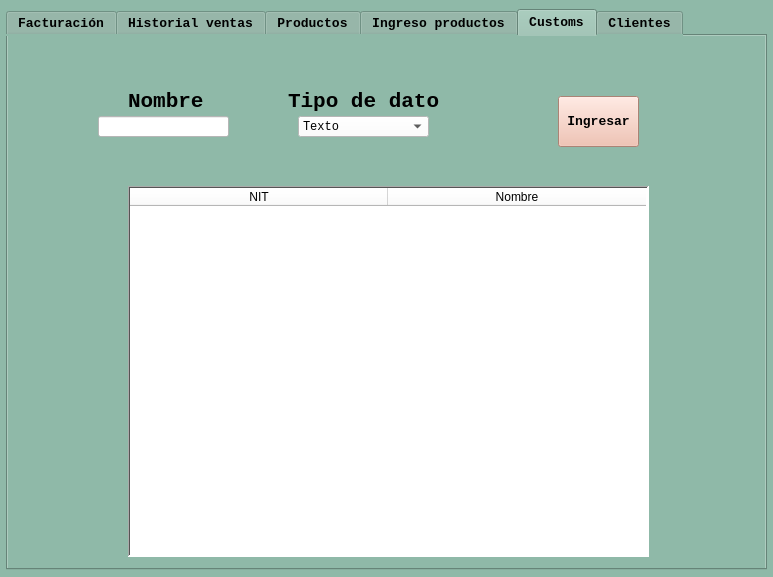
<?xml version="1.0" encoding="UTF-8"?>
<ui version="4.0">
 <class>MainWindow</class>
 <widget class="QMainWindow" name="MainWindow">
  <property name="geometry">
   <rect>
    <x>0</x>
    <y>0</y>
    <width>773</width>
    <height>577</height>
   </rect>
  </property>
  <property name="palette">
   <palette>
    <active>
     <colorrole role="Button">
      <brush brushstyle="SolidPattern">
       <color alpha="255">
        <red>143</red>
        <green>185</green>
        <blue>168</blue>
       </color>
      </brush>
     </colorrole>
     <colorrole role="Base">
      <brush brushstyle="SolidPattern">
       <color alpha="255">
        <red>143</red>
        <green>185</green>
        <blue>168</blue>
       </color>
      </brush>
     </colorrole>
     <colorrole role="Window">
      <brush brushstyle="SolidPattern">
       <color alpha="255">
        <red>143</red>
        <green>185</green>
        <blue>168</blue>
       </color>
      </brush>
     </colorrole>
    </active>
    <inactive>
     <colorrole role="Button">
      <brush brushstyle="SolidPattern">
       <color alpha="255">
        <red>143</red>
        <green>185</green>
        <blue>168</blue>
       </color>
      </brush>
     </colorrole>
     <colorrole role="Base">
      <brush brushstyle="SolidPattern">
       <color alpha="255">
        <red>143</red>
        <green>185</green>
        <blue>168</blue>
       </color>
      </brush>
     </colorrole>
     <colorrole role="Window">
      <brush brushstyle="SolidPattern">
       <color alpha="255">
        <red>143</red>
        <green>185</green>
        <blue>168</blue>
       </color>
      </brush>
     </colorrole>
    </inactive>
    <disabled>
     <colorrole role="Button">
      <brush brushstyle="SolidPattern">
       <color alpha="255">
        <red>143</red>
        <green>185</green>
        <blue>168</blue>
       </color>
      </brush>
     </colorrole>
     <colorrole role="Base">
      <brush brushstyle="SolidPattern">
       <color alpha="255">
        <red>143</red>
        <green>185</green>
        <blue>168</blue>
       </color>
      </brush>
     </colorrole>
     <colorrole role="Window">
      <brush brushstyle="SolidPattern">
       <color alpha="255">
        <red>143</red>
        <green>185</green>
        <blue>168</blue>
       </color>
      </brush>
     </colorrole>
    </disabled>
   </palette>
  </property>
  <property name="windowTitle">
   <string>Ventas</string>
  </property>
  <property name="styleSheet">
   <string notr="true">background-color: rgb(143, 185, 168)</string>
  </property>
  <widget class="QWidget" name="centralwidget">
   <widget class="QTabWidget" name="tabWidget">
    <property name="geometry">
     <rect>
      <x>6</x>
      <y>9</y>
      <width>761</width>
      <height>561</height>
     </rect>
    </property>
    <property name="font">
     <font>
      <family>Courier New</family>
      <pointsize>10</pointsize>
      <weight>75</weight>
      <bold>true</bold>
     </font>
    </property>
    <property name="styleSheet">
     <string notr="true"/>
    </property>
    <property name="currentIndex">
     <number>4</number>
    </property>
    <widget class="QWidget" name="tabFacturacion">
     <property name="font">
      <font>
       <family>Courier New</family>
       <pointsize>10</pointsize>
       <weight>75</weight>
       <bold>true</bold>
      </font>
     </property>
     <property name="styleSheet">
      <string notr="true">alternate-background-color: rgb(85, 255, 0);</string>
     </property>
     <attribute name="title">
      <string>Facturación</string>
     </attribute>
     <widget class="QLabel" name="labelNit">
      <property name="geometry">
       <rect>
        <x>170</x>
        <y>30</y>
        <width>51</width>
        <height>21</height>
       </rect>
      </property>
      <property name="font">
       <font>
        <family>Courier New</family>
        <pointsize>16</pointsize>
        <weight>75</weight>
        <bold>true</bold>
       </font>
      </property>
      <property name="text">
       <string>NIT</string>
      </property>
     </widget>
     <widget class="QLabel" name="labelidProd">
      <property name="geometry">
       <rect>
        <x>110</x>
        <y>110</y>
        <width>161</width>
        <height>31</height>
       </rect>
      </property>
      <property name="font">
       <font>
        <family>Courier New</family>
        <pointsize>16</pointsize>
        <weight>75</weight>
        <bold>true</bold>
       </font>
      </property>
      <property name="text">
       <string>ID Producto</string>
      </property>
     </widget>
     <widget class="QLabel" name="labelNombre">
      <property name="geometry">
       <rect>
        <x>340</x>
        <y>30</y>
        <width>71</width>
        <height>21</height>
       </rect>
      </property>
      <property name="font">
       <font>
        <family>Courier New</family>
        <pointsize>14</pointsize>
        <weight>75</weight>
        <bold>true</bold>
       </font>
      </property>
      <property name="text">
       <string>Nombre</string>
      </property>
     </widget>
     <widget class="QLabel" name="labelCantidad">
      <property name="geometry">
       <rect>
        <x>320</x>
        <y>110</y>
        <width>111</width>
        <height>31</height>
       </rect>
      </property>
      <property name="font">
       <font>
        <family>Courier New</family>
        <pointsize>16</pointsize>
        <weight>75</weight>
        <bold>true</bold>
       </font>
      </property>
      <property name="text">
       <string>Cantidad</string>
      </property>
     </widget>
     <widget class="QLineEdit" name="le_facturacion_nit">
      <property name="geometry">
       <rect>
        <x>120</x>
        <y>60</y>
        <width>131</width>
        <height>21</height>
       </rect>
      </property>
      <property name="font">
       <font>
        <family>Courier New</family>
       </font>
      </property>
      <property name="styleSheet">
       <string notr="true">background-color: rgb(255, 255, 255)</string>
      </property>
     </widget>
     <widget class="QLineEdit" name="le_facturacion_idproducto">
      <property name="enabled">
       <bool>false</bool>
      </property>
      <property name="geometry">
       <rect>
        <x>120</x>
        <y>140</y>
        <width>131</width>
        <height>21</height>
       </rect>
      </property>
      <property name="font">
       <font>
        <family>Courier New</family>
       </font>
      </property>
      <property name="styleSheet">
       <string notr="true">background-color: rgb(255, 255, 255)</string>
      </property>
     </widget>
     <widget class="QLineEdit" name="le_facturacion_cantidad">
      <property name="enabled">
       <bool>false</bool>
      </property>
      <property name="geometry">
       <rect>
        <x>310</x>
        <y>140</y>
        <width>131</width>
        <height>21</height>
       </rect>
      </property>
      <property name="font">
       <font>
        <family>Courier New</family>
       </font>
      </property>
      <property name="styleSheet">
       <string notr="true">background-color: rgb(255, 255, 255)</string>
      </property>
     </widget>
     <widget class="QLineEdit" name="le_facturacion_nombre">
      <property name="enabled">
       <bool>false</bool>
      </property>
      <property name="geometry">
       <rect>
        <x>310</x>
        <y>60</y>
        <width>131</width>
        <height>21</height>
       </rect>
      </property>
      <property name="font">
       <font>
        <family>Courier New</family>
       </font>
      </property>
      <property name="styleSheet">
       <string notr="true">background-color: rgb(255, 255, 255)</string>
      </property>
     </widget>
     <widget class="QPushButton" name="pb_facturacion_ingresar">
      <property name="geometry">
       <rect>
        <x>510</x>
        <y>70</y>
        <width>81</width>
        <height>51</height>
       </rect>
      </property>
      <property name="font">
       <font>
        <family>Courier New</family>
        <pointsize>10</pointsize>
        <weight>75</weight>
        <bold>true</bold>
       </font>
      </property>
      <property name="styleSheet">
       <string notr="true">background-color: rgb(240, 183, 164);</string>
      </property>
      <property name="text">
       <string>Ingresar</string>
      </property>
     </widget>
     <widget class="QPushButton" name="pb_facturacion_facturar">
      <property name="geometry">
       <rect>
        <x>320</x>
        <y>490</y>
        <width>81</width>
        <height>31</height>
       </rect>
      </property>
      <property name="font">
       <font>
        <family>Courier New</family>
        <pointsize>10</pointsize>
        <weight>75</weight>
        <bold>true</bold>
       </font>
      </property>
      <property name="styleSheet">
       <string notr="true">background-color: rgb(240, 183, 164);</string>
      </property>
      <property name="text">
       <string>Facturar</string>
      </property>
     </widget>
     <widget class="QLabel" name="lbl_facturacion_total">
      <property name="geometry">
       <rect>
        <x>500</x>
        <y>490</y>
        <width>251</width>
        <height>21</height>
       </rect>
      </property>
      <property name="font">
       <font>
        <family>Courier New</family>
        <pointsize>20</pointsize>
        <weight>75</weight>
        <bold>true</bold>
       </font>
      </property>
      <property name="text">
       <string>Q 0.00</string>
      </property>
     </widget>
     <widget class="QTableWidget" name="tw_facturacion">
      <property name="geometry">
       <rect>
        <x>10</x>
        <y>190</y>
        <width>731</width>
        <height>281</height>
       </rect>
      </property>
      <property name="font">
       <font>
        <family>Courier New</family>
        <pointsize>10</pointsize>
       </font>
      </property>
      <property name="styleSheet">
       <string notr="true">background-color: rgb(255, 255, 255);</string>
      </property>
      <property name="frameShape">
       <enum>QFrame::WinPanel</enum>
      </property>
      <property name="frameShadow">
       <enum>QFrame::Sunken</enum>
      </property>
      <property name="lineWidth">
       <number>1</number>
      </property>
      <property name="midLineWidth">
       <number>0</number>
      </property>
      <property name="editTriggers">
       <set>QAbstractItemView::NoEditTriggers</set>
      </property>
      <property name="rowCount">
       <number>0</number>
      </property>
      <property name="columnCount">
       <number>5</number>
      </property>
      <attribute name="horizontalHeaderDefaultSectionSize">
       <number>145</number>
      </attribute>
      <column>
       <property name="text">
        <string>ID producto</string>
       </property>
      </column>
      <column>
       <property name="text">
        <string>Producto</string>
       </property>
      </column>
      <column>
       <property name="text">
        <string>Precio unitario</string>
       </property>
      </column>
      <column>
       <property name="text">
        <string>Cantidad</string>
       </property>
      </column>
      <column>
       <property name="text">
        <string>Subtotal</string>
       </property>
      </column>
     </widget>
     <widget class="QPushButton" name="pb_facturacion_simular">
      <property name="geometry">
       <rect>
        <x>610</x>
        <y>70</y>
        <width>81</width>
        <height>51</height>
       </rect>
      </property>
      <property name="font">
       <font>
        <family>Courier New</family>
        <pointsize>10</pointsize>
        <weight>75</weight>
        <bold>true</bold>
       </font>
      </property>
      <property name="styleSheet">
       <string notr="true">background-color: rgb(240, 183, 164);</string>
      </property>
      <property name="text">
       <string>Simular</string>
      </property>
     </widget>
     <widget class="QPushButton" name="pb_facturacion_cancelar">
      <property name="geometry">
       <rect>
        <x>30</x>
        <y>490</y>
        <width>81</width>
        <height>31</height>
       </rect>
      </property>
      <property name="font">
       <font>
        <family>Courier New</family>
        <pointsize>10</pointsize>
        <weight>75</weight>
        <bold>true</bold>
       </font>
      </property>
      <property name="styleSheet">
       <string notr="true">background-color: rgb(240, 183, 164);</string>
      </property>
      <property name="text">
       <string>Cancelar</string>
      </property>
     </widget>
    </widget>
    <widget class="QWidget" name="tabHistorial">
     <property name="font">
      <font>
       <family>Courier New</family>
       <pointsize>10</pointsize>
       <weight>75</weight>
       <bold>true</bold>
      </font>
     </property>
     <attribute name="title">
      <string>Historial ventas</string>
     </attribute>
     <widget class="QLabel" name="labelidFact">
      <property name="geometry">
       <rect>
        <x>30</x>
        <y>40</y>
        <width>161</width>
        <height>31</height>
       </rect>
      </property>
      <property name="font">
       <font>
        <family>Courier New</family>
        <pointsize>16</pointsize>
        <weight>75</weight>
        <bold>true</bold>
       </font>
      </property>
      <property name="text">
       <string>ID Factura</string>
      </property>
     </widget>
     <widget class="QLineEdit" name="le_historialventas_id">
      <property name="geometry">
       <rect>
        <x>30</x>
        <y>80</y>
        <width>131</width>
        <height>21</height>
       </rect>
      </property>
      <property name="font">
       <font>
        <family>Courier New</family>
       </font>
      </property>
      <property name="styleSheet">
       <string notr="true">background-color: rgb(255, 255, 255)</string>
      </property>
     </widget>
     <widget class="QLineEdit" name="le_historialventas_nit">
      <property name="geometry">
       <rect>
        <x>200</x>
        <y>80</y>
        <width>131</width>
        <height>21</height>
       </rect>
      </property>
      <property name="font">
       <font>
        <family>Courier New</family>
       </font>
      </property>
      <property name="styleSheet">
       <string notr="true">background-color: rgb(255, 255, 255)</string>
      </property>
     </widget>
     <widget class="QLabel" name="labelNit_2">
      <property name="geometry">
       <rect>
        <x>240</x>
        <y>50</y>
        <width>51</width>
        <height>21</height>
       </rect>
      </property>
      <property name="font">
       <font>
        <family>Courier New</family>
        <pointsize>16</pointsize>
        <weight>75</weight>
        <bold>true</bold>
       </font>
      </property>
      <property name="text">
       <string>NIT</string>
      </property>
     </widget>
     <widget class="QPushButton" name="pb_historialventas_buscar">
      <property name="geometry">
       <rect>
        <x>600</x>
        <y>50</y>
        <width>81</width>
        <height>51</height>
       </rect>
      </property>
      <property name="font">
       <font>
        <family>Courier New</family>
        <pointsize>10</pointsize>
        <weight>75</weight>
        <bold>true</bold>
       </font>
      </property>
      <property name="styleSheet">
       <string notr="true">background-color: rgb(240, 183, 164);</string>
      </property>
      <property name="text">
       <string>Buscar</string>
      </property>
     </widget>
     <widget class="QTableWidget" name="tw_historialventas">
      <property name="geometry">
       <rect>
        <x>10</x>
        <y>140</y>
        <width>731</width>
        <height>381</height>
       </rect>
      </property>
      <property name="font">
       <font>
        <family>Courier New</family>
        <pointsize>10</pointsize>
       </font>
      </property>
      <property name="styleSheet">
       <string notr="true">background-color: rgb(255, 255, 255);</string>
      </property>
      <property name="frameShape">
       <enum>QFrame::WinPanel</enum>
      </property>
      <property name="frameShadow">
       <enum>QFrame::Sunken</enum>
      </property>
      <property name="lineWidth">
       <number>1</number>
      </property>
      <property name="midLineWidth">
       <number>0</number>
      </property>
      <property name="editTriggers">
       <set>QAbstractItemView::NoEditTriggers</set>
      </property>
      <property name="rowCount">
       <number>0</number>
      </property>
      <property name="columnCount">
       <number>5</number>
      </property>
      <attribute name="horizontalHeaderDefaultSectionSize">
       <number>145</number>
      </attribute>
      <column>
       <property name="text">
        <string>ID factura</string>
       </property>
      </column>
      <column>
       <property name="text">
        <string>NIT</string>
       </property>
      </column>
      <column>
       <property name="text">
        <string>Cliente</string>
       </property>
      </column>
      <column>
       <property name="text">
        <string>Fecha facturación</string>
       </property>
      </column>
      <column>
       <property name="text">
        <string>Total</string>
       </property>
      </column>
     </widget>
     <widget class="QLabel" name="labelFecha">
      <property name="geometry">
       <rect>
        <x>410</x>
        <y>50</y>
        <width>71</width>
        <height>21</height>
       </rect>
      </property>
      <property name="font">
       <font>
        <family>Courier New</family>
        <pointsize>16</pointsize>
        <weight>75</weight>
        <bold>true</bold>
       </font>
      </property>
      <property name="text">
       <string>Fecha</string>
      </property>
     </widget>
     <widget class="QDateEdit" name="de_historialventas_fecha">
      <property name="geometry">
       <rect>
        <x>390</x>
        <y>80</y>
        <width>121</width>
        <height>21</height>
       </rect>
      </property>
      <property name="font">
       <font>
        <family>Courier New</family>
        <pointsize>10</pointsize>
       </font>
      </property>
      <property name="styleSheet">
       <string notr="true">background-color: rgb(255, 255, 255);</string>
      </property>
     </widget>
     <widget class="QCheckBox" name="cb_historialventas_fecha">
      <property name="geometry">
       <rect>
        <x>370</x>
        <y>80</y>
        <width>16</width>
        <height>16</height>
       </rect>
      </property>
      <property name="text">
       <string/>
      </property>
     </widget>
    </widget>
    <widget class="QWidget" name="tabProductos">
     <attribute name="title">
      <string>Productos</string>
     </attribute>
     <widget class="QLineEdit" name="le_productos_id">
      <property name="geometry">
       <rect>
        <x>180</x>
        <y>70</y>
        <width>131</width>
        <height>21</height>
       </rect>
      </property>
      <property name="font">
       <font>
        <family>Courier New</family>
       </font>
      </property>
      <property name="styleSheet">
       <string notr="true">background-color: rgb(255, 255, 255)</string>
      </property>
     </widget>
     <widget class="QLabel" name="labelidProd_2">
      <property name="geometry">
       <rect>
        <x>170</x>
        <y>30</y>
        <width>161</width>
        <height>31</height>
       </rect>
      </property>
      <property name="font">
       <font>
        <family>Courier New</family>
        <pointsize>16</pointsize>
        <weight>75</weight>
        <bold>true</bold>
       </font>
      </property>
      <property name="text">
       <string>ID Producto</string>
      </property>
     </widget>
     <widget class="QLineEdit" name="le_productos_nombre">
      <property name="geometry">
       <rect>
        <x>350</x>
        <y>70</y>
        <width>131</width>
        <height>21</height>
       </rect>
      </property>
      <property name="font">
       <font>
        <family>Courier New</family>
       </font>
      </property>
      <property name="styleSheet">
       <string notr="true">background-color: rgb(255, 255, 255)</string>
      </property>
     </widget>
     <widget class="QLabel" name="labelNombreProd">
      <property name="geometry">
       <rect>
        <x>380</x>
        <y>30</y>
        <width>161</width>
        <height>31</height>
       </rect>
      </property>
      <property name="font">
       <font>
        <family>Courier New</family>
        <pointsize>16</pointsize>
        <weight>75</weight>
        <bold>true</bold>
       </font>
      </property>
      <property name="text">
       <string>Nombre</string>
      </property>
     </widget>
     <widget class="QLineEdit" name="le_productos_marca">
      <property name="geometry">
       <rect>
        <x>350</x>
        <y>150</y>
        <width>131</width>
        <height>21</height>
       </rect>
      </property>
      <property name="font">
       <font>
        <family>Courier New</family>
       </font>
      </property>
      <property name="styleSheet">
       <string notr="true">background-color: rgb(255, 255, 255)</string>
      </property>
     </widget>
     <widget class="QLabel" name="labelCategoria">
      <property name="geometry">
       <rect>
        <x>180</x>
        <y>110</y>
        <width>161</width>
        <height>31</height>
       </rect>
      </property>
      <property name="font">
       <font>
        <family>Courier New</family>
        <pointsize>16</pointsize>
        <weight>75</weight>
        <bold>true</bold>
       </font>
      </property>
      <property name="text">
       <string>Categoría</string>
      </property>
     </widget>
     <widget class="QLineEdit" name="le_productos_categoria">
      <property name="geometry">
       <rect>
        <x>180</x>
        <y>150</y>
        <width>131</width>
        <height>21</height>
       </rect>
      </property>
      <property name="font">
       <font>
        <family>Courier New</family>
       </font>
      </property>
      <property name="styleSheet">
       <string notr="true">background-color: rgb(255, 255, 255)</string>
      </property>
     </widget>
     <widget class="QLabel" name="labelMarca">
      <property name="geometry">
       <rect>
        <x>380</x>
        <y>110</y>
        <width>161</width>
        <height>31</height>
       </rect>
      </property>
      <property name="font">
       <font>
        <family>Courier New</family>
        <pointsize>16</pointsize>
        <weight>75</weight>
        <bold>true</bold>
       </font>
      </property>
      <property name="text">
       <string>Marca</string>
      </property>
     </widget>
     <widget class="QPushButton" name="pb_productos_buscar">
      <property name="geometry">
       <rect>
        <x>600</x>
        <y>60</y>
        <width>81</width>
        <height>51</height>
       </rect>
      </property>
      <property name="font">
       <font>
        <family>Courier New</family>
        <pointsize>10</pointsize>
        <weight>75</weight>
        <bold>true</bold>
       </font>
      </property>
      <property name="styleSheet">
       <string notr="true">background-color: rgb(240, 183, 164);</string>
      </property>
      <property name="text">
       <string>Buscar</string>
      </property>
     </widget>
     <widget class="QTableWidget" name="tw_productos">
      <property name="geometry">
       <rect>
        <x>10</x>
        <y>200</y>
        <width>731</width>
        <height>321</height>
       </rect>
      </property>
      <property name="font">
       <font>
        <family>Courier New</family>
        <pointsize>10</pointsize>
       </font>
      </property>
      <property name="styleSheet">
       <string notr="true">background-color: rgb(255, 255, 255);</string>
      </property>
      <property name="frameShape">
       <enum>QFrame::WinPanel</enum>
      </property>
      <property name="frameShadow">
       <enum>QFrame::Sunken</enum>
      </property>
      <property name="lineWidth">
       <number>1</number>
      </property>
      <property name="midLineWidth">
       <number>0</number>
      </property>
      <property name="editTriggers">
       <set>QAbstractItemView::NoEditTriggers</set>
      </property>
      <property name="rowCount">
       <number>0</number>
      </property>
      <property name="columnCount">
       <number>5</number>
      </property>
      <attribute name="horizontalHeaderDefaultSectionSize">
       <number>145</number>
      </attribute>
      <column>
       <property name="text">
        <string>ID producto</string>
       </property>
      </column>
      <column>
       <property name="text">
        <string>Nombre</string>
       </property>
      </column>
      <column>
       <property name="text">
        <string>Categoría</string>
       </property>
      </column>
      <column>
       <property name="text">
        <string>Marca</string>
       </property>
      </column>
      <column>
       <property name="text">
        <string>Precio</string>
       </property>
      </column>
     </widget>
    </widget>
    <widget class="QWidget" name="tabIngresoProd">
     <attribute name="title">
      <string>Ingreso productos</string>
     </attribute>
    </widget>
    <widget class="QWidget" name="tabCustoms">
     <attribute name="title">
      <string>Customs</string>
     </attribute>
     <widget class="QLabel" name="labelNombreCustom">
      <property name="geometry">
       <rect>
        <x>120</x>
        <y>50</y>
        <width>161</width>
        <height>31</height>
       </rect>
      </property>
      <property name="font">
       <font>
        <family>Courier New</family>
        <pointsize>16</pointsize>
        <weight>75</weight>
        <bold>true</bold>
       </font>
      </property>
      <property name="text">
       <string>Nombre</string>
      </property>
     </widget>
     <widget class="QLabel" name="labeltipoDato">
      <property name="geometry">
       <rect>
        <x>280</x>
        <y>50</y>
        <width>171</width>
        <height>31</height>
       </rect>
      </property>
      <property name="font">
       <font>
        <family>Courier New</family>
        <pointsize>16</pointsize>
        <weight>75</weight>
        <bold>true</bold>
       </font>
      </property>
      <property name="text">
       <string>Tipo de dato</string>
      </property>
     </widget>
     <widget class="QLineEdit" name="le_customs_nombre">
      <property name="geometry">
       <rect>
        <x>90</x>
        <y>80</y>
        <width>131</width>
        <height>21</height>
       </rect>
      </property>
      <property name="font">
       <font>
        <family>Courier New</family>
       </font>
      </property>
      <property name="styleSheet">
       <string notr="true">background-color: rgb(255, 255, 255)</string>
      </property>
     </widget>
     <widget class="QComboBox" name="combox_customs_tipodato">
      <property name="geometry">
       <rect>
        <x>290</x>
        <y>80</y>
        <width>131</width>
        <height>21</height>
       </rect>
      </property>
      <property name="font">
       <font>
        <family>Courier New</family>
        <pointsize>9</pointsize>
       </font>
      </property>
      <property name="styleSheet">
       <string notr="true">background-color: rgb(255, 255, 255);</string>
      </property>
      <property name="currentText">
       <string>Texto</string>
      </property>
      <item>
       <property name="text">
        <string>Texto</string>
       </property>
      </item>
      <item>
       <property name="text">
        <string>Numérico</string>
       </property>
      </item>
      <item>
       <property name="text">
        <string>Decimal</string>
       </property>
      </item>
      <item>
       <property name="text">
        <string>Fecha</string>
       </property>
      </item>
     </widget>
     <widget class="QTableWidget" name="tw_customs">
      <property name="geometry">
       <rect>
        <x>120</x>
        <y>150</y>
        <width>521</width>
        <height>371</height>
       </rect>
      </property>
      <property name="font">
       <font>
        <family>Courier New</family>
        <pointsize>10</pointsize>
       </font>
      </property>
      <property name="styleSheet">
       <string notr="true">background-color: rgb(255, 255, 255);</string>
      </property>
      <property name="frameShape">
       <enum>QFrame::WinPanel</enum>
      </property>
      <property name="frameShadow">
       <enum>QFrame::Sunken</enum>
      </property>
      <property name="lineWidth">
       <number>1</number>
      </property>
      <property name="midLineWidth">
       <number>0</number>
      </property>
      <property name="editTriggers">
       <set>QAbstractItemView::NoEditTriggers</set>
      </property>
      <property name="rowCount">
       <number>0</number>
      </property>
      <property name="columnCount">
       <number>2</number>
      </property>
      <attribute name="horizontalHeaderDefaultSectionSize">
       <number>258</number>
      </attribute>
      <column>
       <property name="text">
        <string>NIT</string>
       </property>
      </column>
      <column>
       <property name="text">
        <string>Nombre</string>
       </property>
      </column>
     </widget>
     <widget class="QPushButton" name="pb_customss_ingresar">
      <property name="geometry">
       <rect>
        <x>550</x>
        <y>60</y>
        <width>81</width>
        <height>51</height>
       </rect>
      </property>
      <property name="font">
       <font>
        <family>Courier New</family>
        <pointsize>10</pointsize>
        <weight>75</weight>
        <bold>true</bold>
       </font>
      </property>
      <property name="styleSheet">
       <string notr="true">background-color: rgb(240, 183, 164);</string>
      </property>
      <property name="text">
       <string>Ingresar</string>
      </property>
     </widget>
    </widget>
    <widget class="QWidget" name="tabClientes">
     <attribute name="title">
      <string>Clientes</string>
     </attribute>
     <widget class="QLabel" name="l_clientes_nit">
      <property name="geometry">
       <rect>
        <x>110</x>
        <y>50</y>
        <width>161</width>
        <height>31</height>
       </rect>
      </property>
      <property name="font">
       <font>
        <family>Courier New</family>
        <pointsize>16</pointsize>
        <weight>75</weight>
        <bold>true</bold>
       </font>
      </property>
      <property name="text">
       <string>NIT</string>
      </property>
     </widget>
     <widget class="QPushButton" name="pb_clientes_buscar">
      <property name="geometry">
       <rect>
        <x>520</x>
        <y>60</y>
        <width>81</width>
        <height>51</height>
       </rect>
      </property>
      <property name="font">
       <font>
        <family>Courier New</family>
        <pointsize>10</pointsize>
        <weight>75</weight>
        <bold>true</bold>
       </font>
      </property>
      <property name="styleSheet">
       <string notr="true">background-color: rgb(240, 183, 164);</string>
      </property>
      <property name="text">
       <string>Buscar</string>
      </property>
     </widget>
     <widget class="QLineEdit" name="le_clientes_nombre">
      <property name="geometry">
       <rect>
        <x>240</x>
        <y>90</y>
        <width>131</width>
        <height>21</height>
       </rect>
      </property>
      <property name="font">
       <font>
        <family>Courier New</family>
       </font>
      </property>
      <property name="styleSheet">
       <string notr="true">background-color: rgb(255, 255, 255)</string>
      </property>
     </widget>
     <widget class="QLineEdit" name="le_clientes_nit">
      <property name="geometry">
       <rect>
        <x>70</x>
        <y>90</y>
        <width>131</width>
        <height>21</height>
       </rect>
      </property>
      <property name="font">
       <font>
        <family>Courier New</family>
       </font>
      </property>
      <property name="styleSheet">
       <string notr="true">background-color: rgb(255, 255, 255)</string>
      </property>
     </widget>
     <widget class="QLabel" name="l_clientes_nombre">
      <property name="geometry">
       <rect>
        <x>270</x>
        <y>50</y>
        <width>161</width>
        <height>31</height>
       </rect>
      </property>
      <property name="font">
       <font>
        <family>Courier New</family>
        <pointsize>16</pointsize>
        <weight>75</weight>
        <bold>true</bold>
       </font>
      </property>
      <property name="text">
       <string>Nombre</string>
      </property>
     </widget>
     <widget class="QPushButton" name="pb_clientes_ingresar">
      <property name="geometry">
       <rect>
        <x>630</x>
        <y>60</y>
        <width>81</width>
        <height>51</height>
       </rect>
      </property>
      <property name="font">
       <font>
        <family>Courier New</family>
        <pointsize>10</pointsize>
        <weight>75</weight>
        <bold>true</bold>
       </font>
      </property>
      <property name="styleSheet">
       <string notr="true">background-color: rgb(240, 183, 164);</string>
      </property>
      <property name="text">
       <string>Ingresar</string>
      </property>
     </widget>
     <widget class="QTableWidget" name="tw_clientes">
      <property name="geometry">
       <rect>
        <x>120</x>
        <y>150</y>
        <width>521</width>
        <height>371</height>
       </rect>
      </property>
      <property name="font">
       <font>
        <family>Courier New</family>
        <pointsize>10</pointsize>
       </font>
      </property>
      <property name="styleSheet">
       <string notr="true">background-color: rgb(255, 255, 255);</string>
      </property>
      <property name="frameShape">
       <enum>QFrame::WinPanel</enum>
      </property>
      <property name="frameShadow">
       <enum>QFrame::Sunken</enum>
      </property>
      <property name="lineWidth">
       <number>1</number>
      </property>
      <property name="midLineWidth">
       <number>0</number>
      </property>
      <property name="editTriggers">
       <set>QAbstractItemView::NoEditTriggers</set>
      </property>
      <property name="rowCount">
       <number>0</number>
      </property>
      <property name="columnCount">
       <number>2</number>
      </property>
      <attribute name="horizontalHeaderDefaultSectionSize">
       <number>258</number>
      </attribute>
      <column>
       <property name="text">
        <string>NIT</string>
       </property>
      </column>
      <column>
       <property name="text">
        <string>Nombre</string>
       </property>
      </column>
     </widget>
    </widget>
   </widget>
  </widget>
  <action name="actionFacturacion">
   <property name="checkable">
    <bool>false</bool>
   </property>
   <property name="text">
    <string>Facturación</string>
   </property>
   <property name="font">
    <font>
     <family>Courier New</family>
     <pointsize>10</pointsize>
     <weight>75</weight>
     <bold>true</bold>
    </font>
   </property>
  </action>
  <action name="actionProductos">
   <property name="checkable">
    <bool>false</bool>
   </property>
   <property name="text">
    <string>Historial de ventas</string>
   </property>
   <property name="font">
    <font>
     <family>Courier New</family>
     <pointsize>10</pointsize>
     <weight>75</weight>
     <bold>true</bold>
    </font>
   </property>
  </action>
  <action name="actionGestionProductos">
   <property name="checkable">
    <bool>false</bool>
   </property>
   <property name="text">
    <string>Productos</string>
   </property>
   <property name="font">
    <font>
     <family>Courier New</family>
     <pointsize>10</pointsize>
     <weight>75</weight>
     <bold>true</bold>
    </font>
   </property>
  </action>
  <action name="actionClientes">
   <property name="checkable">
    <bool>false</bool>
   </property>
   <property name="text">
    <string>Gestión de productos</string>
   </property>
   <property name="font">
    <font>
     <family>Courier New</family>
     <pointsize>10</pointsize>
     <weight>75</weight>
     <bold>true</bold>
    </font>
   </property>
  </action>
  <action name="actionGestionClientes">
   <property name="checkable">
    <bool>false</bool>
   </property>
   <property name="text">
    <string>Clientes</string>
   </property>
   <property name="font">
    <font>
     <family>Courier New</family>
     <pointsize>10</pointsize>
     <weight>75</weight>
     <bold>true</bold>
    </font>
   </property>
  </action>
  <action name="actionHistorial">
   <property name="checkable">
    <bool>false</bool>
   </property>
   <property name="text">
    <string>Gestión de clientes</string>
   </property>
   <property name="font">
    <font>
     <family>Courier New</family>
     <pointsize>10</pointsize>
     <weight>75</weight>
     <bold>true</bold>
    </font>
   </property>
  </action>
 </widget>
 <resources/>
 <connections/>
</ui>
